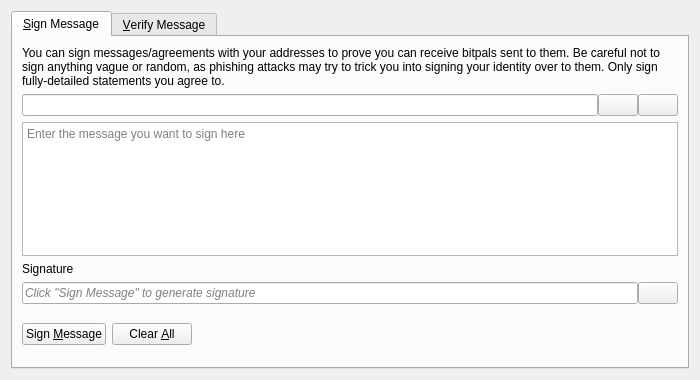
<?xml version="1.0" encoding="UTF-8"?>
<ui version="4.0">
 <class>SignVerifyMessageDialog</class>
 <widget class="QDialog" name="SignVerifyMessageDialog">
  <property name="geometry">
   <rect>
    <x>0</x>
    <y>0</y>
    <width>700</width>
    <height>380</height>
   </rect>
  </property>
  <property name="windowTitle">
   <string>Signatures - Sign / Verify a Message</string>
  </property>
  <property name="modal">
   <bool>true</bool>
  </property>
  <layout class="QVBoxLayout" name="verticalLayout">
   <item>
    <widget class="QTabWidget" name="tabWidget">
     <property name="currentIndex">
      <number>0</number>
     </property>
     <widget class="QWidget" name="tabSignMessage">
      <attribute name="title">
       <string>&amp;Sign Message</string>
      </attribute>
      <layout class="QVBoxLayout" name="verticalLayout_SM">
       <item>
        <widget class="QLabel" name="infoLabel_SM">
         <property name="text">
          <string>You can sign messages/agreements with your addresses to prove you can receive bitpals sent to them. Be careful not to sign anything vague or random, as phishing attacks may try to trick you into signing your identity over to them. Only sign fully-detailed statements you agree to.</string>
         </property>
         <property name="textFormat">
          <enum>Qt::PlainText</enum>
         </property>
         <property name="wordWrap">
          <bool>true</bool>
         </property>
        </widget>
       </item>
       <item>
        <layout class="QHBoxLayout" name="horizontalLayout_1_SM">
         <property name="spacing">
          <number>0</number>
         </property>
         <item>
          <widget class="QValidatedLineEdit" name="addressIn_SM">
           <property name="toolTip">
            <string>The BitPal address to sign the message with</string>
           </property>
          </widget>
         </item>
         <item>
          <widget class="QPushButton" name="addressBookButton_SM">
           <property name="toolTip">
            <string>Choose previously used address</string>
           </property>
           <property name="text">
            <string/>
           </property>
           <property name="icon">
            <iconset resource="../bitpal.qrc">
             <normaloff>:/icons/address-book</normaloff>:/icons/address-book</iconset>
           </property>
           <property name="shortcut">
            <string>Alt+A</string>
           </property>
           <property name="autoDefault">
            <bool>false</bool>
           </property>
          </widget>
         </item>
         <item>
          <widget class="QPushButton" name="pasteButton_SM">
           <property name="toolTip">
            <string>Paste address from clipboard</string>
           </property>
           <property name="text">
            <string/>
           </property>
           <property name="icon">
            <iconset resource="../bitpal.qrc">
             <normaloff>:/icons/editpaste</normaloff>:/icons/editpaste</iconset>
           </property>
           <property name="shortcut">
            <string>Alt+P</string>
           </property>
           <property name="autoDefault">
            <bool>false</bool>
           </property>
          </widget>
         </item>
        </layout>
       </item>
       <item>
        <widget class="QPlainTextEdit" name="messageIn_SM">
         <property name="toolTip">
          <string>Enter the message you want to sign here</string>
         </property>
         <property name="placeholderText">
          <string>Enter the message you want to sign here</string>
         </property>
        </widget>
       </item>
       <item>
        <widget class="QLabel" name="signatureLabel_SM">
         <property name="text">
          <string>Signature</string>
         </property>
         <property name="textFormat">
          <enum>Qt::PlainText</enum>
         </property>
        </widget>
       </item>
       <item>
        <layout class="QHBoxLayout" name="horizontalLayout_2_SM">
         <property name="spacing">
          <number>0</number>
         </property>
         <item>
          <widget class="QLineEdit" name="signatureOut_SM">
           <property name="placeholderText">
            <string>Click "Sign Message" to generate signature</string>
           </property>
           <property name="font">
            <font>
             <italic>true</italic>
            </font>
           </property>
           <property name="readOnly">
            <bool>true</bool>
           </property>
          </widget>
         </item>
         <item>
          <widget class="QPushButton" name="copySignatureButton_SM">
           <property name="toolTip">
            <string>Copy the current signature to the system clipboard</string>
           </property>
           <property name="text">
            <string/>
           </property>
           <property name="icon">
            <iconset resource="../bitpal.qrc">
             <normaloff>:/icons/editcopy</normaloff>:/icons/editcopy</iconset>
           </property>
           <property name="autoDefault">
            <bool>false</bool>
           </property>
          </widget>
         </item>
        </layout>
       </item>
       <item>
        <layout class="QHBoxLayout" name="horizontalLayout_3_SM">
         <item>
          <widget class="QPushButton" name="signMessageButton_SM">
           <property name="toolTip">
            <string>Sign the message to prove you own this BitPal address</string>
           </property>
           <property name="text">
            <string>Sign &amp;Message</string>
           </property>
           <property name="icon">
            <iconset resource="../bitpal.qrc">
             <normaloff>:/icons/edit</normaloff>:/icons/edit</iconset>
           </property>
           <property name="autoDefault">
            <bool>false</bool>
           </property>
          </widget>
         </item>
         <item>
          <widget class="QPushButton" name="clearButton_SM">
           <property name="toolTip">
            <string>Reset all sign message fields</string>
           </property>
           <property name="text">
            <string>Clear &amp;All</string>
           </property>
           <property name="icon">
            <iconset resource="../bitpal.qrc">
             <normaloff>:/icons/remove</normaloff>:/icons/remove</iconset>
           </property>
           <property name="autoDefault">
            <bool>false</bool>
           </property>
          </widget>
         </item>
         <item>
          <spacer name="horizontalSpacer_1_SM">
           <property name="orientation">
            <enum>Qt::Horizontal</enum>
           </property>
           <property name="sizeHint" stdset="0">
            <size>
             <width>40</width>
             <height>48</height>
            </size>
           </property>
          </spacer>
         </item>
         <item>
          <widget class="QLabel" name="statusLabel_SM">
           <property name="font">
            <font>
             <weight>75</weight>
             <bold>true</bold>
            </font>
           </property>
           <property name="text">
            <string/>
           </property>
           <property name="wordWrap">
            <bool>true</bool>
           </property>
          </widget>
         </item>
         <item>
          <spacer name="horizontalSpacer_2_SM">
           <property name="orientation">
            <enum>Qt::Horizontal</enum>
           </property>
           <property name="sizeHint" stdset="0">
            <size>
             <width>40</width>
             <height>48</height>
            </size>
           </property>
          </spacer>
         </item>
        </layout>
       </item>
      </layout>
     </widget>
     <widget class="QWidget" name="tabVerifyMessage">
      <attribute name="title">
       <string>&amp;Verify Message</string>
      </attribute>
      <layout class="QVBoxLayout" name="verticalLayout_VM">
       <item>
        <widget class="QLabel" name="infoLabel_VM">
         <property name="text">
          <string>Enter the receiver's address, message (ensure you copy line breaks, spaces, tabs, etc. exactly) and signature below to verify the message. Be careful not to read more into the signature than what is in the signed message itself, to avoid being tricked by a man-in-the-middle attack. Note that this only proves the signing party receives with the address, it cannot prove sendership of any transaction!</string>
         </property>
         <property name="textFormat">
          <enum>Qt::PlainText</enum>
         </property>
         <property name="alignment">
          <set>Qt::AlignLeading|Qt::AlignLeft|Qt::AlignTop</set>
         </property>
         <property name="wordWrap">
          <bool>true</bool>
         </property>
        </widget>
       </item>
       <item>
        <layout class="QHBoxLayout" name="horizontalLayout_1_VM">
         <property name="spacing">
          <number>0</number>
         </property>
         <item>
          <widget class="QValidatedLineEdit" name="addressIn_VM">
           <property name="toolTip">
            <string>The BitPal address the message was signed with</string>
           </property>
          </widget>
         </item>
         <item>
          <widget class="QPushButton" name="addressBookButton_VM">
           <property name="toolTip">
            <string>Choose previously used address</string>
           </property>
           <property name="text">
            <string/>
           </property>
           <property name="icon">
            <iconset resource="../bitpal.qrc">
             <normaloff>:/icons/address-book</normaloff>:/icons/address-book</iconset>
           </property>
           <property name="shortcut">
            <string>Alt+A</string>
           </property>
           <property name="autoDefault">
            <bool>false</bool>
           </property>
          </widget>
         </item>
        </layout>
       </item>
       <item>
        <widget class="QPlainTextEdit" name="messageIn_VM">
          <property name="toolTip">
            <string>The signed message to verify</string>
          </property>
          <property name="placeholderText">
            <string>The signed message to verify</string>
          </property>
        </widget>
       </item>
       <item>
        <widget class="QValidatedLineEdit" name="signatureIn_VM">
          <property name="toolTip">
            <string>The signature given when the message was signed</string>
          </property>
          <property name="placeholderText">
            <string>The signature given when the message was signed</string>
          </property>
        </widget>
       </item>
       <item>
        <layout class="QHBoxLayout" name="horizontalLayout_2_VM">
         <item>
          <widget class="QPushButton" name="verifyMessageButton_VM">
           <property name="toolTip">
            <string>Verify the message to ensure it was signed with the specified BitPal address</string>
           </property>
           <property name="text">
            <string>Verify &amp;Message</string>
           </property>
           <property name="icon">
            <iconset resource="../bitpal.qrc">
             <normaloff>:/icons/transaction_0</normaloff>:/icons/transaction_0</iconset>
           </property>
           <property name="autoDefault">
            <bool>false</bool>
           </property>
          </widget>
         </item>
         <item>
          <widget class="QPushButton" name="clearButton_VM">
           <property name="toolTip">
            <string>Reset all verify message fields</string>
           </property>
           <property name="text">
            <string>Clear &amp;All</string>
           </property>
           <property name="icon">
            <iconset resource="../bitpal.qrc">
             <normaloff>:/icons/remove</normaloff>:/icons/remove</iconset>
           </property>
           <property name="autoDefault">
            <bool>false</bool>
           </property>
          </widget>
         </item>
         <item>
          <spacer name="horizontalSpacer_1_VM">
           <property name="orientation">
            <enum>Qt::Horizontal</enum>
           </property>
           <property name="sizeHint" stdset="0">
            <size>
             <width>40</width>
             <height>48</height>
            </size>
           </property>
          </spacer>
         </item>
         <item>
          <widget class="QLabel" name="statusLabel_VM">
           <property name="font">
            <font>
             <weight>75</weight>
             <bold>true</bold>
            </font>
           </property>
           <property name="text">
            <string/>
           </property>
           <property name="wordWrap">
            <bool>true</bool>
           </property>
          </widget>
         </item>
         <item>
          <spacer name="horizontalSpacer_2_VM">
           <property name="orientation">
            <enum>Qt::Horizontal</enum>
           </property>
           <property name="sizeHint" stdset="0">
            <size>
             <width>40</width>
             <height>48</height>
            </size>
           </property>
          </spacer>
         </item>
        </layout>
       </item>
      </layout>
     </widget>
    </widget>
   </item>
  </layout>
 </widget>
 <customwidgets>
  <customwidget>
   <class>QValidatedLineEdit</class>
   <extends>QLineEdit</extends>
   <header>qt/qvalidatedlineedit.h</header>
  </customwidget>
 </customwidgets>
 <resources>
  <include location="../bitpal.qrc"/>
 </resources>
 <connections/>
</ui>
